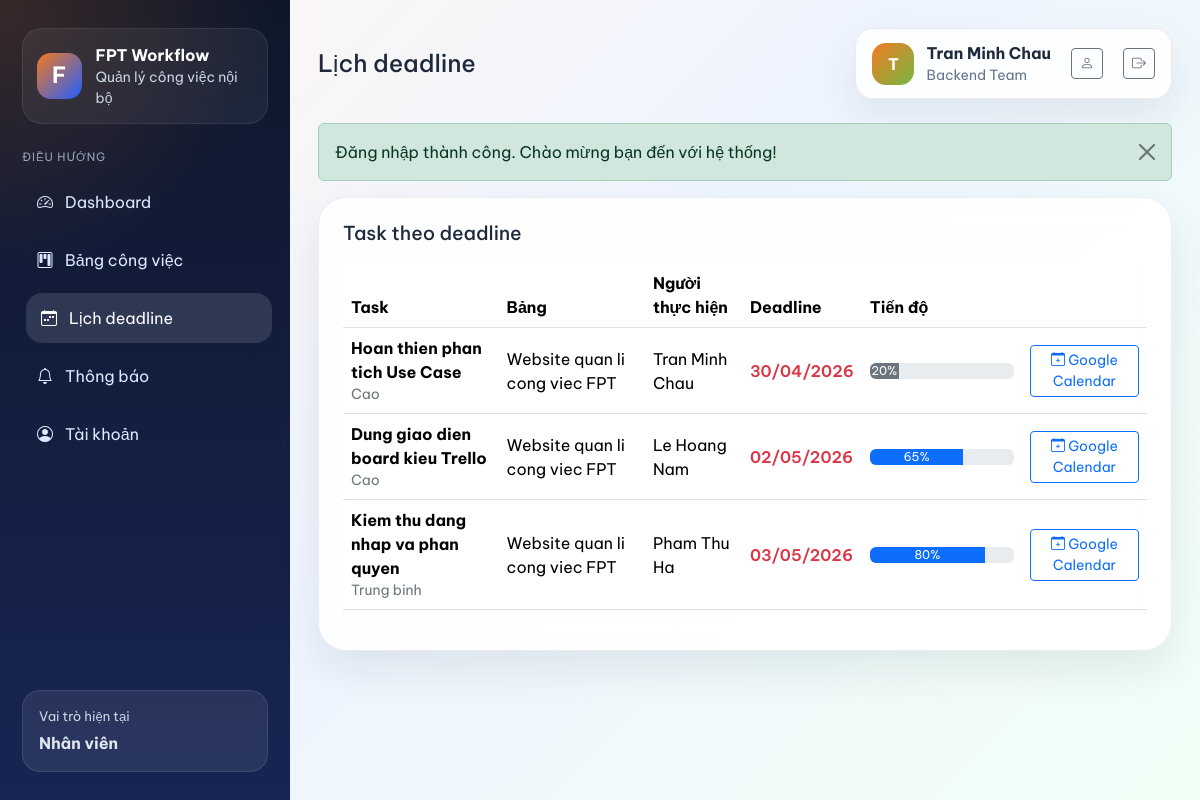
Before: /calendar.php (signed in) with the older database file.
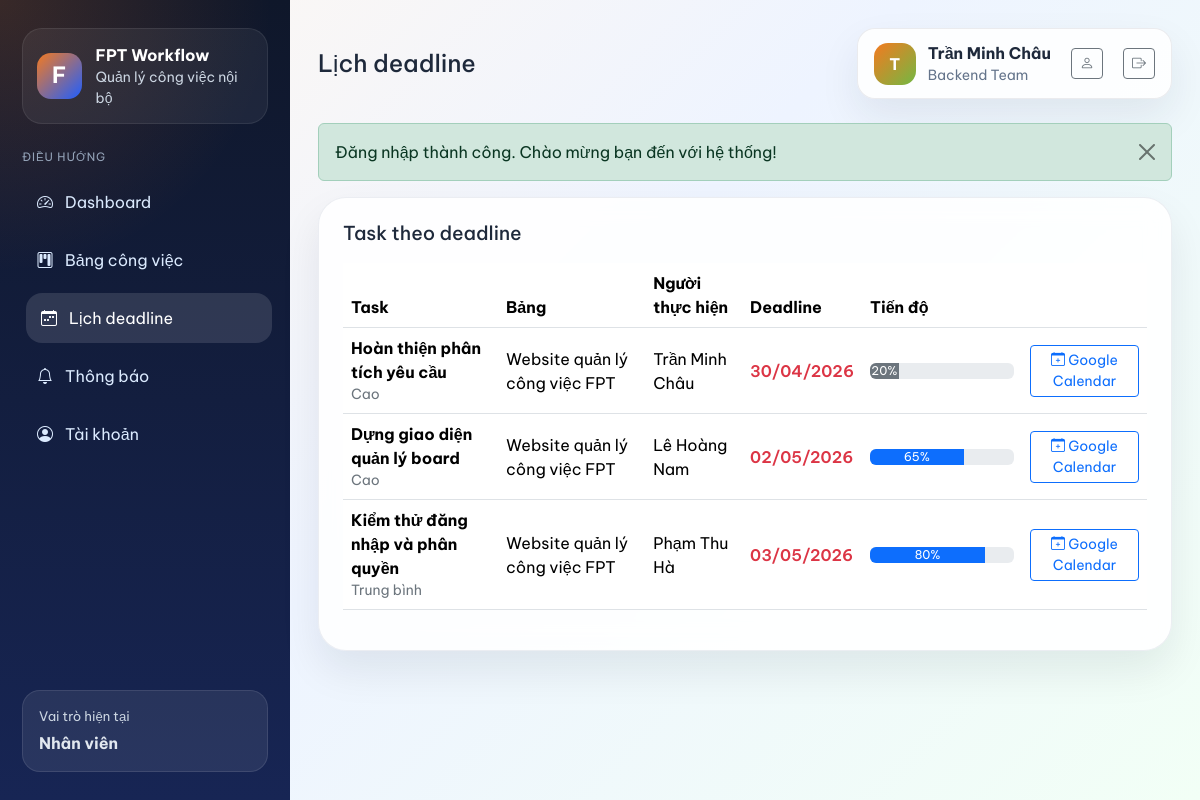
After: the same page with the newer database file.
### tables this page shows
CREATE TABLE `users` (
    `id` INT NOT NULL AUTO_INCREMENT,
    `full_name` VARCHAR(120) NOT NULL,
    `email` VARCHAR(120) DEFAULT NULL,
    `username` VARCHAR(50) NOT NULL UNIQUE,
    `password_hash` VARCHAR(255) NOT NULL,
    `role` ENUM('admin', 'manager', 'member') NOT NULL DEFAULT 'member',
    `department` VARCHAR(120) DEFAULT NULL,
    `created_at` TIMESTAMP NOT NULL DEFAULT CURRENT_TIMESTAMP,
    PRIMARY KEY (`id`)
);

CREATE TABLE `tasks` (
    `id` INT NOT NULL AUTO_INCREMENT,
    `board_id` INT NOT NULL,
    `status_id` INT NOT NULL,
    `title` VARCHAR(150) NOT NULL,
    `description` TEXT DEFAULT NULL,
    `priority` ENUM('Thấp', 'Trung bình', 'Cao') NOT NULL DEFAULT 'Trung bình',
    `assignee_id` INT DEFAULT NULL,
    `deadline` DATE DEFAULT NULL,
    `progress_percent` INT NOT NULL DEFAULT 0,
    `note` TEXT DEFAULT NULL,
    `position_order` INT NOT NULL DEFAULT 0,
    `created_by` INT NOT NULL,
    `created_at` TIMESTAMP NOT NULL DEFAULT CURRENT_TIMESTAMP,
    `updated_at` TIMESTAMP NOT NULL DEFAULT CURRENT_TIMESTAMP ON UPDATE CURRENT_TIMESTAMP,
    PRIMARY KEY (`id`),
    CONSTRAINT `fk_tasks_board` FOREIGN KEY (`board_id`) REFERENCES `boards`(`id`) ON DELETE CASCADE,
    CONSTRAINT `fk_tasks_status` FOREIGN KEY (`status_id`) REFERENCES `task_statuses`(`id`),
    CONSTRAINT `fk_tasks_assignee` FOREIGN KEY (`assignee_id`) REFERENCES `users`(`id`) ON DELETE SET NULL,
    CONSTRAINT `fk_tasks_creator` FOREIGN KEY (`created_by`) REFERENCES `users`(`id`)
);

CREATE TABLE `boards` (
    `id` INT NOT NULL AUTO_INCREMENT,
    `name` VARCHAR(150) NOT NULL,
    `description` TEXT DEFAULT NULL,
    `owner_id` INT NOT NULL,
    `start_date` DATE DEFAULT NULL,
    `end_date` DATE DEFAULT NULL,
    `created_at` TIMESTAMP NOT NULL DEFAULT CURRENT_TIMESTAMP,
    PRIMARY KEY (`id`),
    CONSTRAINT `fk_boards_owner` FOREIGN KEY (`owner_id`) REFERENCES `users`(`id`) ON DELETE CASCADE
);

### helpers.php (called while the page is built, shortened)
<?php
function e($value)
{
    return htmlspecialchars((string) $value, ENT_QUOTES, 'UTF-8');
}
function current_user()
{
    return isset($_SESSION['user']) ? $_SESSION['user'] : null;
}
function current_user_id()
{
    $user = current_user();
    return $user ? (int) $user['id'] : 0;
}
function current_user_role()
{
    $user = current_user();
    return $user ? $user['role'] : null;
}
function is_admin()
{
    return current_user_role() === 'admin';
}
function is_manager()
{
    return current_user_role() === 'manager';
}
function progress_bar_class($progress)
{
    if ($progress >= 60) {
        return 'bg-primary';
    }
    return 'bg-secondary';
}
function format_date_vn($date)
{
    $timestamp = strtotime($date);
    return date('d/m/Y', $timestamp);
}
function google_calendar_url($task)
{
    $start = date('Ymd', strtotime($task['deadline']));
    $end = date('Ymd', strtotime($task['deadline'] . ' +1 day'));
    $details = 'Board: ' . (isset($task['board_name']) ? $task['board_name'] : '');
    if (!empty($task['assignee_name'])) {
        $details .= "\nNgười thực hiện: " . $task['assignee_name'];
    }
    if (!empty($task['description'])) {
        $details .= "\n" . $task['description'];
    }
    return 'https://calendar.google.com/calendar/render?action=TEMPLATE'
        . '&text=' . rawurlencode($task['title'])
        . '&dates=' . $start . '/' . $end
        . '&details=' . rawurlencode($details);
}
function task_is_overdue($task)
{
    return $task['status_key'] !== 'done' && strtotime($task['deadline']) < strtotime(date('Y-m-d'));
}

### repository.php (called while the page is built, shortened)
<?php
function fetch_calendar_tasks($limit)
{
    global $pdo;
    $limit = (int) $limit;
    $sql = "
        SELECT
            t.*,
            s.status_key,
            b.name AS board_name,
            u.full_name AS assignee_name
        FROM tasks t
        INNER JOIN task_statuses s ON s.id = t.status_id
        INNER JOIN boards b ON b.id = t.board_id
        LEFT JOIN board_members access_member
            ON access_member.board_id = b.id
            AND access_member.user_id = :member_user_id
        LEFT JOIN users u ON u.id = t.assignee_id
        WHERE
            t.deadline IS NOT NULL
            AND s.status_key <> 'done'
            AND (b.owner_id = :owner_user_id OR access_member.user_id IS NOT NULL)
        ORDER BY t.deadline ASC, t.progress_percent DESC
        LIMIT {$limit}
    ";
    $statement = $pdo->prepare($sql);
    $statement->execute(
        array(
            'member_user_id' => current_user_id(),
            'owner_user_id' => current_user_id(),
        )
    );
    return $statement->fetchAll();
}

### calendar.php (the view, shortened to what the changed rows need)
<?php
$pageTitle = 'Lịch deadline';
$calendarTasks = fetch_calendar_tasks(50);
require_once __DIR__ . '/partials/header.php';
?>
<div class="content-card">
    <div class="table-responsive">
        <table class="table align-middle">
            <thead>
                <tr>
                    <th>Task</th>
                    <th>Bảng</th>
                    <th>Người thực hiện</th>
                    <th>Deadline</th>
                    <th>Tiến độ</th>
                    <th></th>
                </tr>
            </thead>
            <tbody>
                <?php foreach ($calendarTasks as $task) { ?>
                    <tr>
                        <td>
                            <strong><?php echo e($task['title']); ?></strong>
                            <div class="text-secondary small"><?php echo e($task['priority']); ?></div>
                        </td>
                        <td><?php echo e($task['board_name']); ?></td>
                        <td><?php echo e($task['assignee_name'] ?: 'Chưa giao'); ?></td>
                        <td class="<?php echo task_is_overdue($task) ? 'text-danger fw-semibold' : ''; ?>">
                            <?php echo e(format_date_vn($task['deadline'])); ?>
                        </td>
                        <td style="min-width: 160px;">
                            <div class="progress" role="progressbar" aria-valuenow="<?php echo (int) $task['progress_percent']; ?>" aria-valuemin="0" aria-valuemax="100">
                                <div class="progress-bar <?php echo e(progress_bar_class($task['progress_percent'])); ?>" style="width: <?php echo (int) $task['progress_percent']; ?>%">
                                    <?php echo (int) $task['progress_percent']; ?>%
                                </div>
                            </div>
                        </td>
                        <td class="text-end">
                            <a class="btn btn-outline-primary btn-sm" href="<?php echo e(google_calendar_url($task)); ?>" target="_blank" rel="noopener">
                                <i class="bi bi-calendar-plus"></i>
                                Google Calendar
                            </a>
                        </td>
                    </tr>
                <?php } ?>
            </tbody>
        </table>
    </div>
</div>
<?php require_once __DIR__ . '/partials/footer.php'; ?>

### partials/header.php (shortened to what the changed rows need)
<?php
$pageTitle = isset($pageTitle) ? $pageTitle : 'FPT Task Manager';
$user = current_user();
$userInitial = $user ? strtoupper(substr($user['full_name'], 0, 1)) : 'U';
?>
<!DOCTYPE html>
<html lang="vi">
<head>
    <link href="https://cdn.jsdelivr.net/npm/bootstrap@5.3.3/dist/css/bootstrap.min.css" rel="stylesheet">
    <link href="https://cdn.jsdelivr.net/npm/bootstrap-icons@1.11.3/font/bootstrap-icons.css" rel="stylesheet">
    <link href="assets/css/styles.css" rel="stylesheet">
</head>
<body class="app-body">
    <div class="app-shell">
        <div class="app-main">
            <header class="app-topbar">
                <div>
                    <h1 class="topbar-title"><?php echo e($pageTitle); ?></h1>
                </div>
                <div class="user-chip">
                    <span class="user-avatar"><?php echo e($userInitial); ?></span>
                    <div>
                        <strong><?php echo e($user['full_name']); ?></strong>
                        <small><?php echo e($user['department']); ?></small>
                    </div>
                    <a class="btn btn-outline-secondary btn-sm ms-2" href="profile.php">
                        <i class="bi bi-person"></i>
                    </a>
                    <a class="btn btn-outline-secondary btn-sm ms-2" href="logout.php">
                        <i class="bi bi-box-arrow-right"></i>
                    </a>
                </div>
            </header>
            <main class="page-content">

Changed rows visible on the page:
changed users: full_name "Tran Minh Chau" → "Trần Minh Châu"
changed tasks: title "Hoan thien phan tich Use Case" → "Hoàn thiện phân tích yêu cầu"; board.name "Website quan li cong viec FPT" → "Website quản lý công việc FPT"; assignee.full_name "Tran Minh Chau" → "Trần Minh Châu"
changed tasks: title "Dung giao dien board kieu Trello" → "Dựng giao diện quản lý board"; board.name "Website quan li cong viec FPT" → "Website quản lý công việc FPT"; assignee.full_name "Le Hoang Nam" → "Lê Hoàng Nam"
changed tasks: title "Kiem thu dang nhap va phan quyen" → "Kiểm thử đăng nhập và phân quyền"; priority "Trung binh" → "Trung bình"; board.name "Website quan li cong viec FPT" → "Website quản lý công việc FPT"; assignee.full_name "Pham Thu Ha" → "Phạm Thu Hà"
